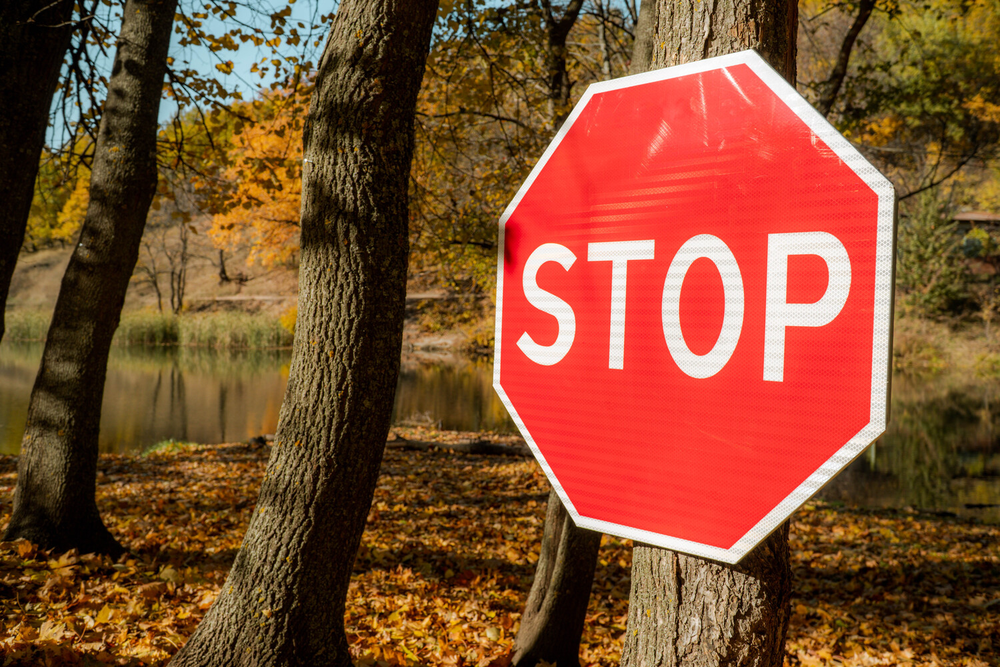
//> input picture 5/samples/stop.png, 1000 x 667 px, shrunk from 1500 x 1000 before the run
$ ./main   (built with g++ and OpenCV 4)
//> lines starting //> are read from the running program, lines starting //| are printed output that depends on the picture; after the words box and inside, x2 and y2 are one past the last pixel; in counts of white or black regions, pixels touching at a corner belong together
#include <opencv2/opencv.hpp>
#include <opencv4/opencv2/highgui.hpp>

int main() {
    cv::Mat image = cv::imread("samples/stop.png");
//> image is the input picture: 667 rows x 1000 cols, CV_8UC3; mean B, G, R 46.8, 76.7, 130
    if (image.empty()) {
        std::cout << "Could not open or find the image." << std::endl;
        return -1;
    }

    cv::Mat hsvImage;
    cv::cvtColor(image, hsvImage,  cv::COLOR_BGR2HSV);
//> hsvImage: 667 rows x 1000 cols, CV_8UC3; mean H, S, V 19.5, 181.6, 131.2
    // cv::GaussianBlur(hsvImage, hsvImage, cv::Size(9, 9), 2);

    // Определяем диапазон синего цвета (оттенки могут отличаться в зависимости от условий освещения)
    cv::Mat mask, mask1, mask2, mask3;
    // cv::inRange(hsvImage, cv::Scalar(0, 80, 0), cv::Scalar(10, 255, 255), mask);
    cv::inRange(hsvImage, cv::Scalar(0, 100, 100), cv::Scalar(10, 255, 255), mask1);
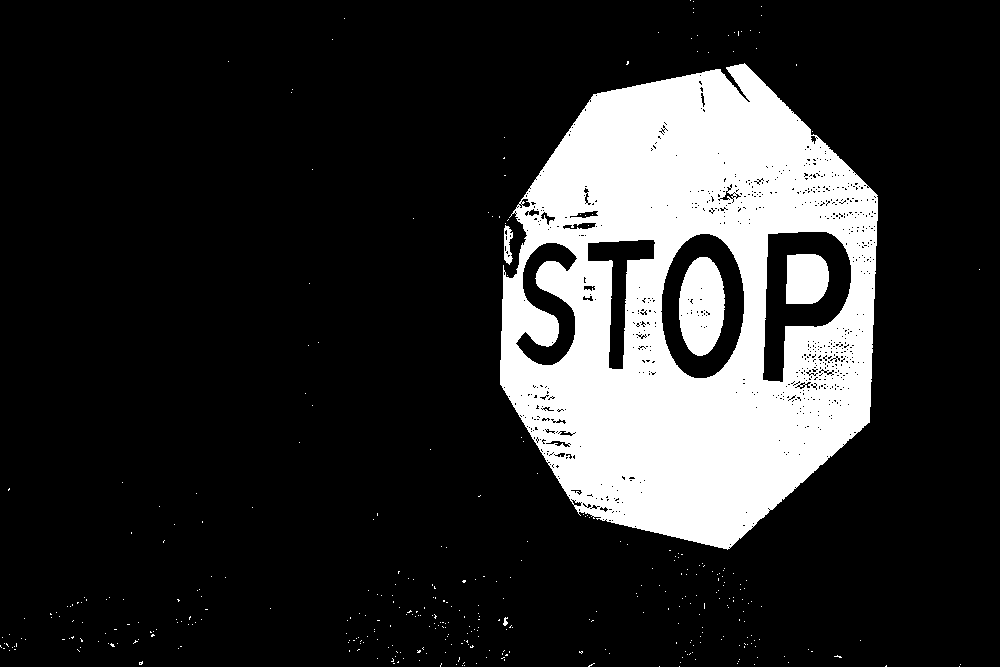
//> mask1: 667 rows x 1000 cols, CV_8UC1; 18.1% white; 377 white regions (372 under 20 px), largest, box (x1, y1, x2, y2) and area: (500, 63, 878, 550) 114051, (679, 257, 725, 356) 3532, (786, 254, 829, 304) 1926, (504, 225, 513, 265) 231, (503, 617, 508, 626) 28
    cv::inRange(hsvImage, cv::Scalar(160, 100, 100), cv::Scalar(180, 255, 255), mask2);
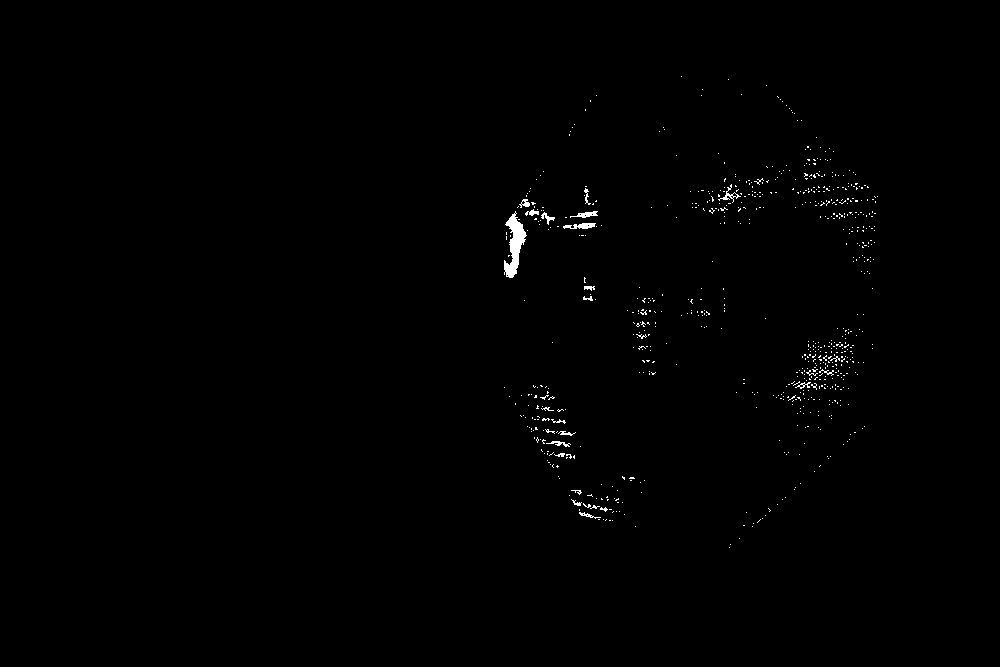
//> mask2: 667 rows x 1000 cols, CV_8UC1; 0.5% white; 731 white regions (707 under 20 px), largest, box (x1, y1, x2, y2) and area: (504, 211, 527, 278) 713, (563, 223, 596, 229) 129, (570, 211, 598, 218) 97
    cv::bitwise_or(mask1, mask2, mask3);
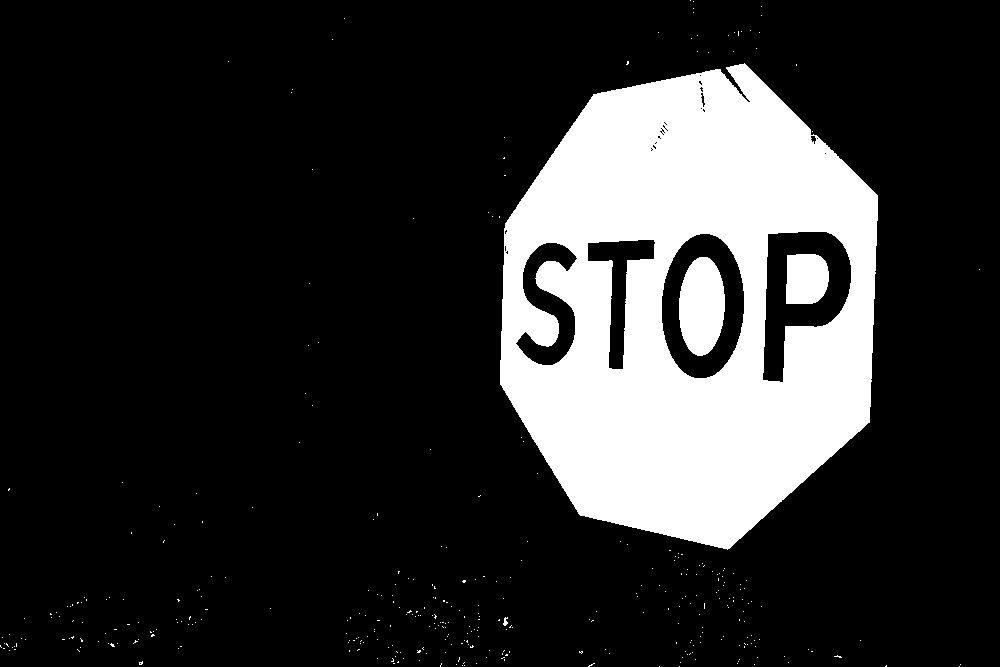
//> mask3: 667 rows x 1000 cols, CV_8UC1; 18.5% white; 365 white regions (361 under 20 px), largest, box (x1, y1, x2, y2) and area: (500, 63, 878, 550) 117569, (679, 257, 725, 356) 3580, (786, 254, 829, 304) 1926, (503, 617, 508, 626) 28
    // Применяем маску к исходному изображению
    cv::Mat result1, result2;
    // cv::bitwise_and(image, image, result1, mask);
    cv::bitwise_and(image, image, result2, mask3);

    // Отображение изображения на экране
    cv::imshow("Image", image);
    // cv::imshow("Mask", mask);
    cv::imshow("Mask", mask3);
    // cv::imshow("Result", result1);
    cv::imshow("Result", result2);

    cv::Mat blurredImage;
    result2.copyTo(blurredImage);
    cv::cvtColor(blurredImage, blurredImage, cv::COLOR_HSV2BGR);
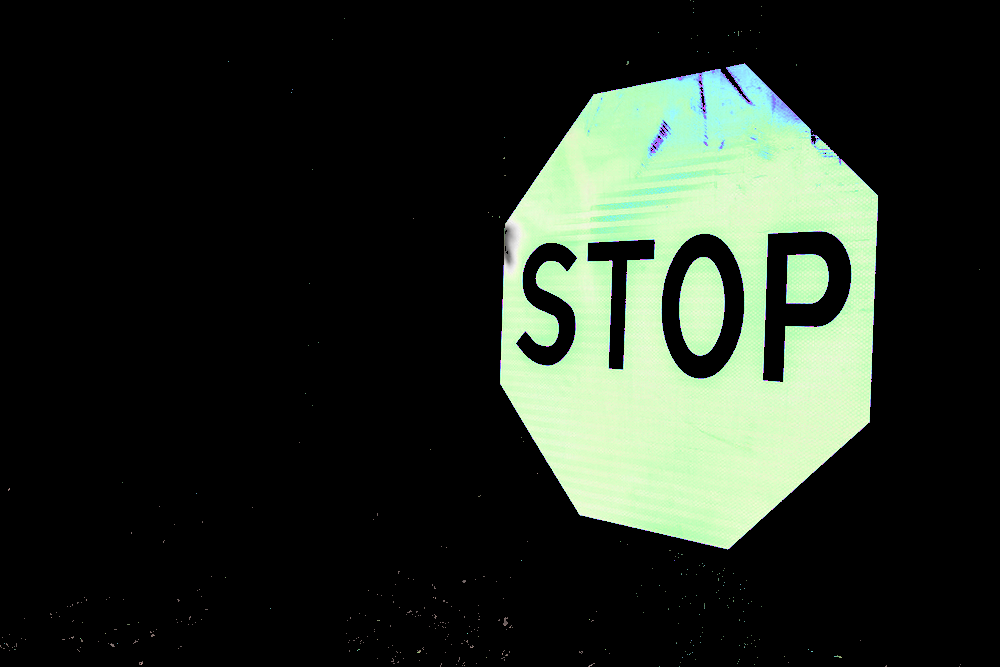
//> blurredImage: 667 rows x 1000 cols, CV_8UC3; mean B, G, R 36.7, 46.2, 38.1
    cv::cvtColor(blurredImage, blurredImage, cv::COLOR_BGR2GRAY);
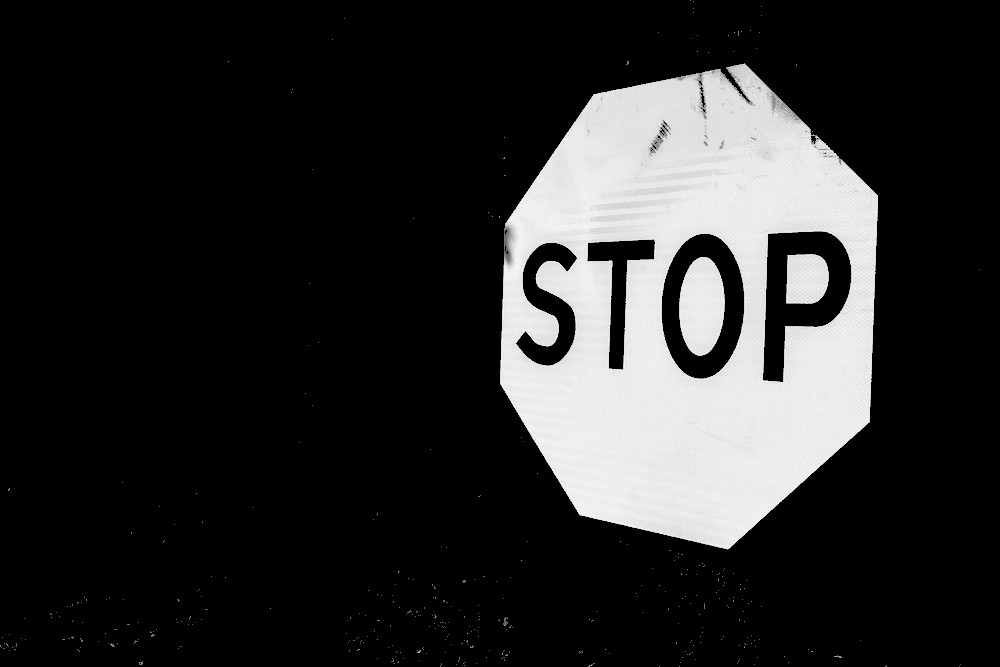
//> blurredImage: 667 rows x 1000 cols, CV_8UC1; min 0, max 250, mean 42.7
    cv::GaussianBlur(blurredImage, blurredImage, cv::Size(9, 9), 2);
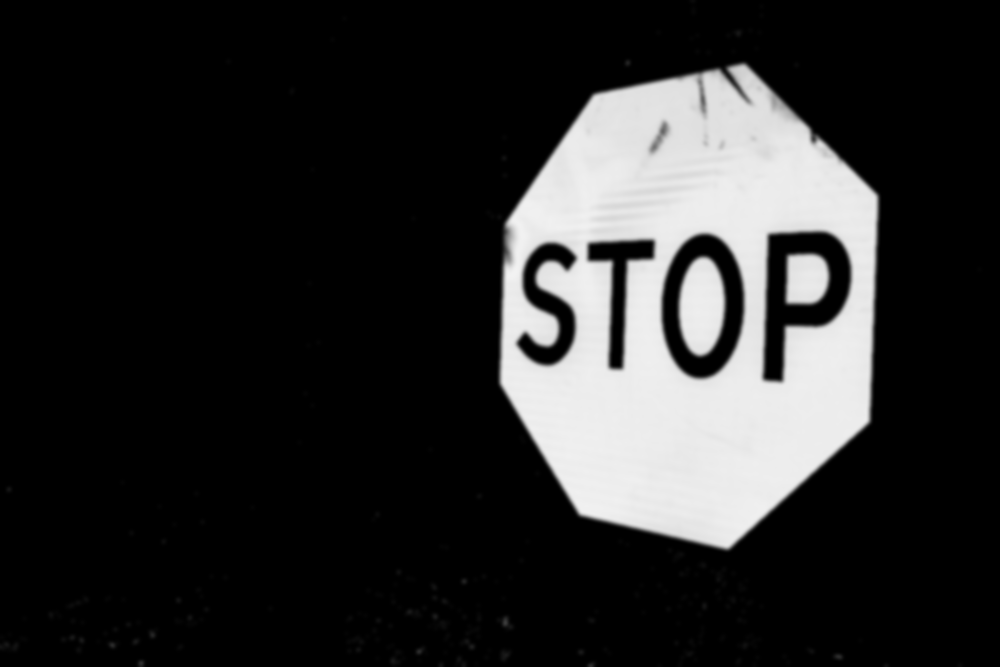
//> blurredImage: 667 rows x 1000 cols, CV_8UC1; 19.9% of pixels changed, all inside (x1, y1, x2, y2) = (0, 0, 984, 667)
    std::vector<cv::Vec3f> circles;
    cv::HoughCircles(blurredImage, circles, cv::HOUGH_GRADIENT, 1.25, blurredImage.rows, 200, 30);
//> circles = 1 circle (x, y, radius): [640.6, 303.1, 103.5]

    for(const auto& circle: circles) {
        cv::Vec3i c = circle;
        cv::Point center(c[0], c[1]);
        int radius = c[2];
        // Рисуем центр окружности
        cv::circle(result2, center, 3, cv::Scalar(0, 255, 0), -1, cv::LINE_AA);
        // Рисуем саму окружность
        cv::circle(result2, center, radius, cv::Scalar(255, 0, 0), 2, cv::LINE_AA);
    }
//> this loop made 1 pass
//> (circle, center, radius) on pass 1: ([640.6, 303.1, 103.5], Point(641, 303), 104)
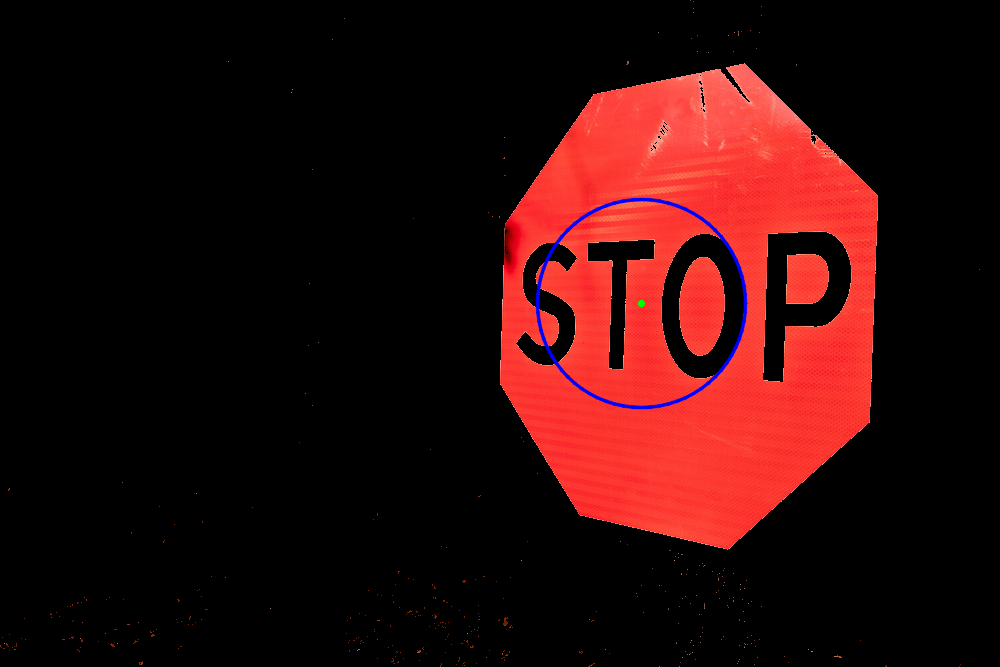
//> result2: 667 rows x 1000 cols, CV_8UC3; mean B, G, R 10.7, 11.2, 45.9

    cv::imshow("Result", result2);
    // Ожидание, пока пользователь не закроет окно с изображением
    while((cv::waitKey() & 0xEFFFFF) != 27);
//> the Esc key is pressed

    return 0;
}

$ run again, with 5/samples/2.jpg saved as 5/samples/stop.png
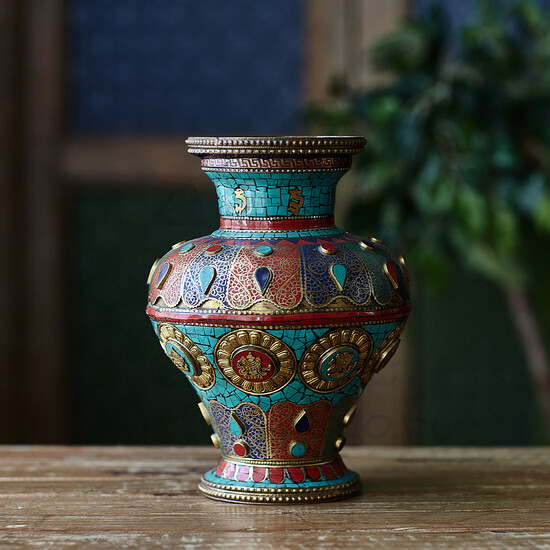
//> input picture 5/samples/2.jpg, 550 x 550 px
//> image is the input picture: 550 rows x 550 cols, CV_8UC3; mean B, G, R 52, 58.8, 57.1
//> hsvImage: 550 rows x 550 cols, CV_8UC3; mean H, S, V 53.4, 111.4, 69.6
//> `cv::inRange(hsvImage, cv::Scalar(0, 100, 100), cv::Scalar(10, 255, 255..`:
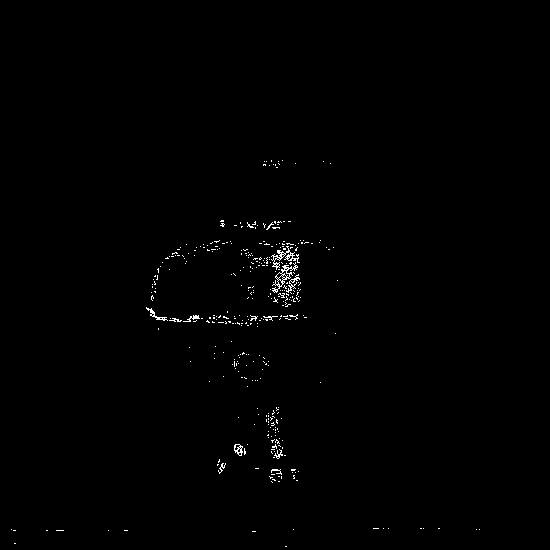
//> mask1: 550 rows x 550 cols, CV_8UC1; 0.56% white in thin lines or dots, all inside (x1, y1, x2, y2) = (11, 160, 480, 547)
//> mask2: 550 rows x 550 cols, CV_8UC1; 0.65% white in thin lines or dots, all inside (x1, y1, x2, y2) = (146, 165, 366, 483)
//> mask3: 550 rows x 550 cols, CV_8UC1; 1.2% white; 318 white regions (285 under 20 px), largest, box (x1, y1, x2, y2) and area: (146, 307, 244, 323) 393, (250, 245, 300, 272) 379, (272, 262, 298, 293) 242
//> `cv::GaussianBlur(blurredImage, blurredImage, cv::Size(9, 9), 2);`:
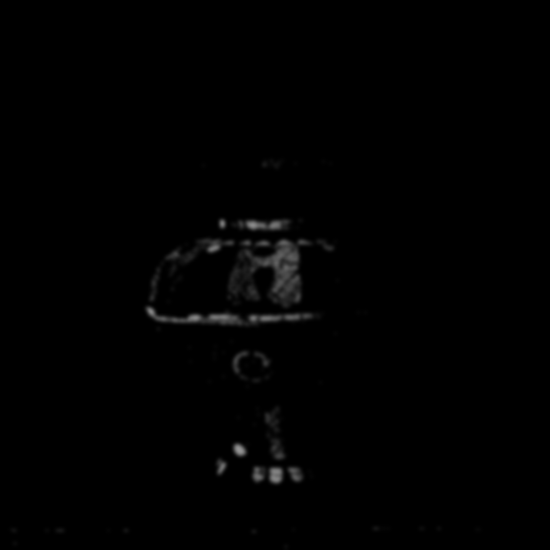
//> blurredImage: 550 rows x 550 cols, CV_8UC1; min 0, max 149, mean 1.5
//> circles = empty
